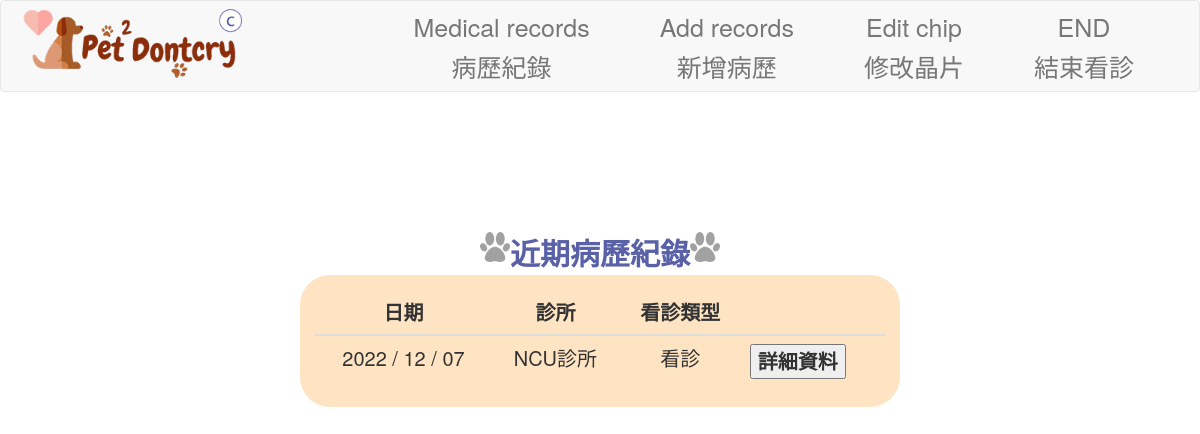
Page /clinic/pet_medicalrecord/123432 (signed in) on the committed database.
### app/models/user.py (models this page shows, shortened)
class medicalrecords(db.Model):
    __tablename__ = 'medicalrecords'
    MID = db.Column('MID', db.Integer, primary_key = True)
    PetID = db.Column('PetID',db.Integer,db.ForeignKey('pet.PetID'), nullable=False)
    CID = db.Column('CID',db.Integer,db.ForeignKey('clinic.CID'), nullable=False)
    disease = db.Column('disease', db.Text)
    doctor = db.Column('doctor', db.String(10), nullable=False)
    medication = db.Column('medication', db.String(30))
    time = db.Column('time', db.DateTime, default=datetime.now)
    update_time = db.Column(db.DateTime, onupdate=datetime.now, default=datetime.now)
    note = db.Column('note', db.Text)
    type = db.Column('type',db.Integer, nullable=False)

class clinic(db.Model):
    __tablename__ = 'clinic'
    CID = db.Column('CID', db.Integer, primary_key = True)
    name = db.Column('name', db.String(20), nullable=False)
    phone = db.Column('phone', db.String(10), nullable=False)
    address = db.Column('address', db.String(30), nullable=False)
    emergency = db.Column('emergency', db.Boolean, nullable=False)
    ID = db.Column('ID',db.Integer,db.ForeignKey('account.ID'),nullable=False)
    medicalrecords = db.relationship('medicalrecords', backref='clinic', lazy='dynamic')
    clinic_doctor = db.relationship('clinic_doctor', backref='clinic', lazy='dynamic')

### app/views/clinic.py (the view)
@clinic_views.route('/clinic/pet_medicalrecord/<PetID>', methods=['GET', 'POST'])
@login_required
def pet_medicalrecord(PetID):
    from ..models.user import medicalrecords
    medicalrecords = medicalrecords.query.filter_by(PetID=PetID).all()
    if medicalrecords is None:
        abort(404)
    return render_template('clinic_records.html', medicalrecords=medicalrecords, action="medical",PetID=PetID)

### app/models/user.py (called while the page is built)
    @login_manager.user_loader
    def load_user(ID):
        try:
            return account.query.get(ID)
        except:
            return None

### app/templates/clinic_records.html
<!DOCTYPE html>
{% extends "clinic_base.html" %}
{% block content %}
<head>
    <link rel="stylesheet" href="{{ url_for('static', filename='css/clinic_records.css') }}">
</head>
<body background="{{ url_for('static', filename='img/first-page.jpg') }}" style="background-size: cover; font-size: 2rem;">
    <div class="a">
        <div class="Title_img" style="margin-top: 10%;">
            <img src="{{ url_for('static', filename='img/dog-footprints.png') }}" width="30" height="30">
            <div class="Title" style="display: flex; align-items: center; font-weight: bold;">   近期病歷紀錄   </div>
            <img src="{{ url_for('static', filename='img/dog-footprints.png') }}" width="30" height="30">
        </div>
        {% for medicalrecords in medicalrecords%}
        <div class="bg-table rounded-table h-100 p-4 mb-4 w-80 dis">
            <table class="table" style="font-size: 2rem;">
                <thead class="thead">
                    <tr>
                        <th style="text-align: center;" scope="col">日期</th>
                        <th style="text-align: center;" scope="col">診所</th>
                        <th style="text-align: center;" scope="col">看診類型</th>
                        <th scope="col"></th>
                    </tr>
                </thead>
                <tbody class="thead">
                    <tr>
                        <td> {{ moment(medicalrecords.time).format('YYYY / MM / DD') }}</td>
                        <td>{{medicalrecords.clinic.name}}</td>
                        <td>
                            {% if medicalrecords.type == 1 %}
                            疫苗
                            {% elif medicalrecords.type == 2 %}
                            看診
                            {% else %}
                            檢查
                            {% endif %}
                        </td>
                        <th><input type="button" value="詳細資料" onclick="location.href='{{ url_for('clinic_views.pet_singlemedicalrecord' , MID = medicalrecords.MID) }}'"></th>
                    </tr>
                </tbody>
            </table>
        </div>
        {% endfor %}
    </div>
</body>
{% endblock content %}

### app/static/css/clinic_records.css (style rules this page uses)
.bg-table { background-color:bisque; }
.rounded-table { border-radius: 30px; }
.h-100 { height: auto; }
.w-80 { width: 50%; }
.p-4 { padding: 1.5rem; }
.a { display: flex; justify-content: center; align-content: center; flex-direction: column; align-items: center; }
.Title_img { display: flex; justify-content: center; }
.Title { font-size: 3rem; color: #5a62a7; }
.mb-4 { margin-bottom: 1rem; }
.dis { display:flex; justify-content: center; }
.table { margin-bottom: 0.5rem; font-size: 2rem; display: blocks; }
.thead { text-align: center; }

### rows in the picture
medicalrecords: time "2022 / 12 / 07", clinic.name "NCU診所", type "看診"
